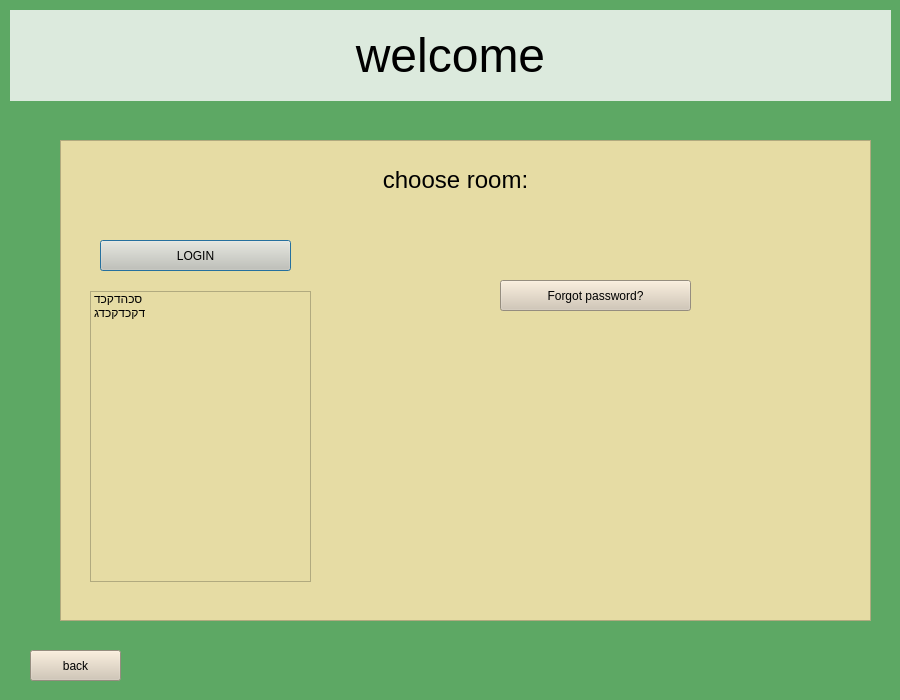
<?xml version="1.0" encoding="UTF-8"?>
<ui version="4.0">
 <class>Dialog</class>
 <widget class="QDialog" name="Dialog">
  <property name="geometry">
   <rect>
    <x>0</x>
    <y>0</y>
    <width>900</width>
    <height>700</height>
   </rect>
  </property>
  <property name="windowTitle">
   <string>Dialog</string>
  </property>
  <property name="styleSheet">
   <string notr="true">background-color: rgb(93, 168, 100);</string>
  </property>
  <widget class="QLabel" name="label_welcome">
   <property name="geometry">
    <rect>
     <x>10</x>
     <y>10</y>
     <width>881</width>
     <height>91</height>
    </rect>
   </property>
   <property name="styleSheet">
    <string notr="true">font: 8pt &quot;MV Boli&quot;;
background-color: rgb(220, 234, 221);
border-color: rgb(255, 169, 21);
border-color: qlineargradient(spread:pad, x1:0, y1:0, x2:1, y2:0, stop:0 rgba(255, 178, 102, 255), stop:0.55 rgba(235, 148, 61, 255), stop:0.98 rgba(0, 0, 0, 255), stop:1 rgba(0, 0, 0, 0));
</string>
   </property>
   <property name="text">
    <string>&lt;html&gt;&lt;head/&gt;&lt;body&gt;&lt;p align=&quot;center&quot;&gt;&lt;span style=&quot; font-size:36pt;&quot;&gt;welcome&lt;/span&gt;&lt;/p&gt;&lt;/body&gt;&lt;/html&gt;</string>
   </property>
  </widget>
  <widget class="QFrame" name="frame_2">
   <property name="geometry">
    <rect>
     <x>60</x>
     <y>140</y>
     <width>811</width>
     <height>481</height>
    </rect>
   </property>
   <property name="styleSheet">
    <string notr="true">background-color: rgb(230, 220, 164);</string>
   </property>
   <property name="frameShape">
    <enum>QFrame::StyledPanel</enum>
   </property>
   <property name="frameShadow">
    <enum>QFrame::Raised</enum>
   </property>
   <widget class="QLabel" name="label_user_name">
    <property name="geometry">
     <rect>
      <x>280</x>
      <y>20</y>
      <width>231</width>
      <height>41</height>
     </rect>
    </property>
    <property name="text">
     <string>&lt;!DOCTYPE HTML PUBLIC &quot;-//W3C//DTD HTML 4.0//EN&quot; &quot;http://www.w3.org/TR/REC-html40/strict.dtd&quot;&gt;
&lt;html&gt;&lt;head&gt;&lt;meta name=&quot;qrichtext&quot; content=&quot;1&quot; /&gt;&lt;style type=&quot;text/css&quot;&gt;
p, li { white-space: pre-wrap; }
&lt;/style&gt;&lt;/head&gt;&lt;body style=&quot; font-family:'MS Shell Dlg 2'; font-size:8pt; font-weight:400; font-style:normal;&quot;&gt;
&lt;p align=&quot;center&quot; style=&quot; margin-top:12px; margin-bottom:12px; margin-left:0px; margin-right:0px; -qt-block-indent:0; text-indent:0px;&quot;&gt;&lt;span style=&quot; font-size:18pt;&quot;&gt;choose room:&lt;/span&gt;&lt;/p&gt;&lt;/body&gt;&lt;/html&gt;</string>
    </property>
   </widget>
   <widget class="QPushButton" name="button_login">
    <property name="geometry">
     <rect>
      <x>40</x>
      <y>100</y>
      <width>191</width>
      <height>31</height>
     </rect>
    </property>
    <property name="whatsThis">
     <string>&lt;html&gt;&lt;head/&gt;&lt;body&gt;&lt;p&gt;שדרכעדקכ&lt;/p&gt;&lt;/body&gt;&lt;/html&gt;</string>
    </property>
    <property name="styleSheet">
     <string notr="true">
background-color: rgb(209, 197, 178);</string>
    </property>
    <property name="text">
     <string>LOGIN</string>
    </property>
   </widget>
   <widget class="QPushButton" name="button_forgot_passward">
    <property name="geometry">
     <rect>
      <x>440</x>
      <y>140</y>
      <width>191</width>
      <height>31</height>
     </rect>
    </property>
    <property name="whatsThis">
     <string>&lt;html&gt;&lt;head/&gt;&lt;body&gt;&lt;p&gt;שדרכעדקכ&lt;/p&gt;&lt;/body&gt;&lt;/html&gt;</string>
    </property>
    <property name="styleSheet">
     <string notr="true">
background-color: rgb(209, 197, 178);</string>
    </property>
    <property name="text">
     <string>Forgot password?</string>
    </property>
   </widget>
   <widget class="QLabel" name="label_error">
    <property name="geometry">
     <rect>
      <x>50</x>
      <y>300</y>
      <width>511</width>
      <height>20</height>
     </rect>
    </property>
    <property name="styleSheet">
     <string notr="true">font: 8pt &quot;MS Reference Sans Serif&quot;;</string>
    </property>
    <property name="text">
     <string>&lt;html&gt;&lt;head/&gt;&lt;body&gt;&lt;p&gt;&lt;br/&gt;&lt;/p&gt;&lt;/body&gt;&lt;/html&gt;</string>
    </property>
   </widget>
   <widget class="QListWidget" name="listWidget">
    <property name="geometry">
     <rect>
      <x>30</x>
      <y>151</y>
      <width>221</width>
      <height>291</height>
     </rect>
    </property>
    <item>
     <property name="text">
      <string>סכהדקכד</string>
     </property>
    </item>
    <item>
     <property name="text">
      <string>דקכדקכדג</string>
     </property>
    </item>
   </widget>
  </widget>
  <widget class="QPushButton" name="button_back">
   <property name="geometry">
    <rect>
     <x>30</x>
     <y>650</y>
     <width>91</width>
     <height>31</height>
    </rect>
   </property>
   <property name="styleSheet">
    <string notr="true">background-color: rgb(209, 197, 178);</string>
   </property>
   <property name="text">
    <string>back</string>
   </property>
  </widget>
 </widget>
 <resources/>
 <connections/>
</ui>
